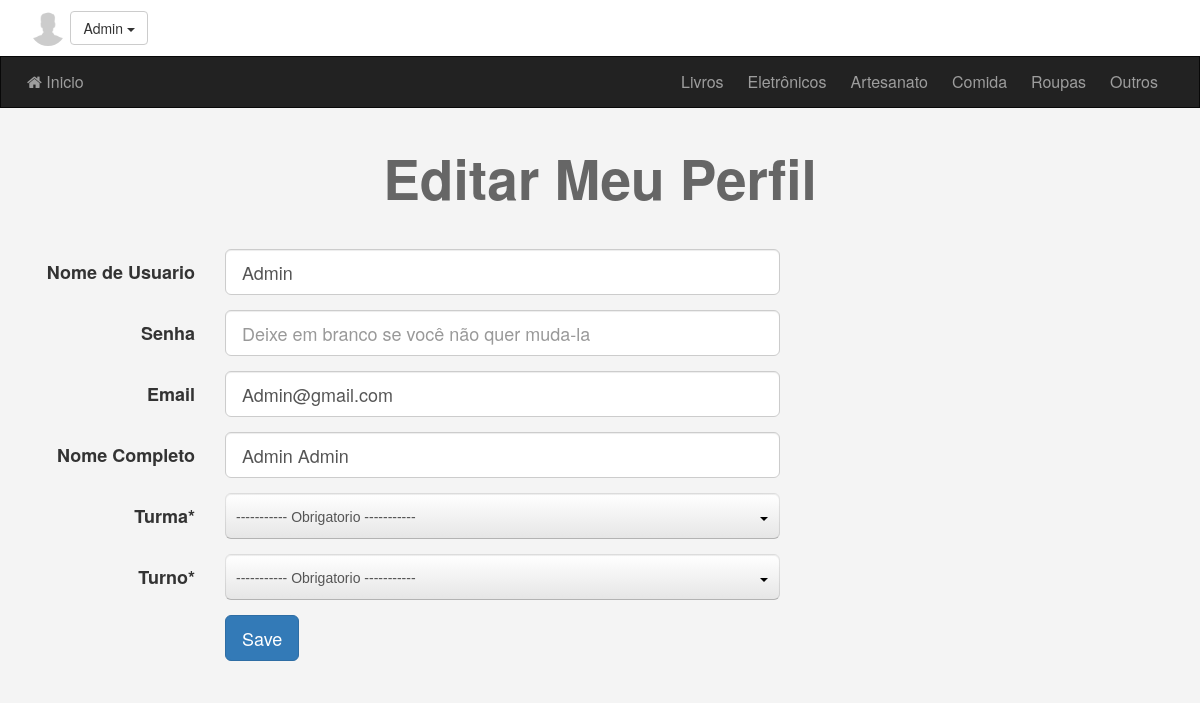
Page /editProfil.php (signed in) on the committed database.
### tables this page shows
CREATE TABLE `categories` (
  `ID` int(11) NOT NULL,
  `Name` varchar(255) NOT NULL,
  `Description` text NOT NULL,
  `parent` int(11) NOT NULL,
  `Ordering` int(11) DEFAULT NULL,
  `Visibility` tinyint(4) NOT NULL DEFAULT 0,
  `Allow_Comment` tinyint(4) NOT NULL DEFAULT 0,
  `Allow_Ads` tinyint(4) NOT NULL DEFAULT 0
);

CREATE TABLE `users` (
  `UserID` int(11) NOT NULL COMMENT 'To Identify User',
  `Username` varchar(255) NOT NULL COMMENT 'Username To Login',
  `Password` varchar(255) NOT NULL COMMENT 'Password To Login',
  `Email` varchar(255) NOT NULL,
  `FullName` varchar(255) NOT NULL,
  `GroupID` int(11) NOT NULL DEFAULT 0 COMMENT 'Identify User Group',
  `TrustStatus` int(11) NOT NULL DEFAULT 0 COMMENT 'Seller Rank',
  `RegStatus` int(11) NOT NULL DEFAULT 0 COMMENT 'User Approval',
  `Date` date NOT NULL,
  `avatar` varchar(255) NOT NULL,
  `Turma` varchar(2) NOT NULL,
  `Turno` varchar(255) NOT NULL
);

### init.php (called while the page is built, shortened)
<?php
	include 'admin/connect.php';
	$sessionUser = '';
	$sessionAvatar = '';
	if (isset($_SESSION['user'])) {
		$sessionUser = $_SESSION['user'];
		$sessionAvatar = $_SESSION['avatar'];
	}
	$tpl 	= 'includes/templates/';
	$func	= 'includes/functions/';
	$css 	= 'layout/css/';
	include $func . 'functions.php';
	include $tpl . 'header.php';

### includes/functions/functions.php (called while the page is built, shortened)
<?php
	function getAllFrom($field, $table, $where = NULL, $and = NULL, $orderfield, $ordering = "DESC") {
		global $con;
		$getAll = $con->prepare("SELECT $field FROM $table $where $and ORDER BY $orderfield $ordering");
		$getAll->execute();
		$all = $getAll->fetchAll();
		return $all;
	}

### editProfil.php (the view, shortened to what this page needs)
<?php
	include 'init.php';
function getSingleValue($con, $sql, $parameters){
    $q = $con->prepare($sql);
    $q->execute($parameters);
    return $q->fetchColumn();
}
$userid = getSingleValue($con, "SELECT UserID FROM users WHERE username=?", [$_SESSION['user']]);
$stmt = $con->prepare("SELECT * FROM users WHERE UserID = ? LIMIT 1");
$stmt->execute(array($userid));
$row = $stmt->fetch();
$count = $stmt->rowCount();
if ($count > 0) { ?>
    <h1 class="text-center">Editar Meu Perfil</h1>
    <div class="container">
        <form class="form-horizontal" action="UpdateProfile.php" method="POST" enctype="multipart/form-data">
            <div class="form-group form-group-lg">
                <label class="col-sm-2 control-label">Nome de Usuario</label>
                <div class="col-sm-10 col-md-6">
                    <input type="text" name="username" class="form-control" value="<?php echo $row['Username'] ?>" autocomplete="off"/>
                </div>
            </div>
            <div class="form-group form-group-lg">
                <label class="col-sm-2 control-label">Senha</label>
                <div class="col-sm-10 col-md-6">
                    <input type="password" name="newpassword" class="form-control" autocomplete="nova-senha" placeholder="Deixe em branco se você não quer muda-la" />
                </div>
            </div>
            <div class="form-group form-group-lg">
                <label class="col-sm-2 control-label">Email</label>
                <div class="col-sm-10 col-md-6">
                    <input type="email" name="email" value="<?php echo $row['Email'] ?>" class="form-control"/>
                </div>
            </div>
            <div class="form-group form-group-lg">
                <label class="col-sm-2 control-label">Nome Completo</label>
                <div class="col-sm-10 col-md-6">
                    <input type="text" name="full" value="<?php echo $row['FullName']; ?>" class="form-control"x />
                </div>
            </div>
            <div class="form-group form-group-lg">
                <label class="col-sm-2 control-label">Turma*</label>
                <div class="col-sm-10 col-md-6">
			    <select class="form-control" name="turma" required>
			    </select>
                </div>
		    </div>
            <div class="form-group form-group-lg">
                <label class="col-sm-2 control-label">Turno*</label>
                <div class="col-sm-10 col-md-6">
		    	<select class="form-control" name="turno" required>
			    </select>
                </div>
            </div>
            <div class="form-group form-group-lg">
                <div class="col-sm-offset-2 col-sm-10">
                    <input type="submit" value="Save" class="btn btn-primary btn-lg" />
                </div>
            </div>
        </form>
    </div>
<?php include $tpl . 'footer.php'; }?>

### includes/templates/header.php (shortened to what this page needs)
<!DOCTYPE html>
<html>
	<head>
		<link rel="stylesheet" href="<?php echo $css ?>bootstrap.min.css" />
		<link rel="stylesheet" href="<?php echo $css ?>font-awesome.min.css" />
		<link rel="stylesheet" href="<?php echo $css ?>jquery-ui.css" />
		<link rel="stylesheet" href="<?php echo $css ?>jquery.selectBoxIt.css" />
		<link rel="stylesheet" href="<?php echo $css ?>front.css" />
	</head>
	<body>
	<div class="upper-bar">
		<div class="container">
			<?php
				if (isset($_SESSION['user'])) {
			?>
				<img class="my-image img-circle" src="admin/uploads/avatars/<?php echo $sessionAvatar ?>" alt="" />
				<div class="btn-group my-info">
					<span class="btn btn-default dropdown-toggle" data-toggle="dropdown">
						<?php echo $sessionUser ?>
						<span class="caret"></span>
					</span>
				</div>
				<?php
				} else {
			?>
			<a href="login.php">
				<span class="pull-right">Login/Signup</span>
			</a>
			<?php } ?>
		</div>
	</div>
	<nav class="navbar navbar-inverse">
	  <div class="container">
	    <div class="navbar-header">
	      <a class="navbar-brand" href="index.php"><i class="fa fa-home" aria-hidden="true"></i> Inicio</a>
	    </div>
	    <div class="collapse navbar-collapse" id="app-nav">
	      <ul class="nav navbar-nav navbar-right">
	      <?php
	      	$allCats = getAllFrom("*", "categories", "where parent = 0", "", "ID", "ASC");
			foreach ($allCats as $cat) {
				echo
				'<li>
					<a href="categories.php?pageid=' . $cat['ID'] . '">
						' . $cat['Name'] . '
					</a>
				</li>';
			}
	      ?>
	      </ul>
	    </div>
	  </div>
	</nav>

### layout/css/front.css (style rules this page uses)
body { background-color: #F4F4F4; font-size: 16px; }
h1 { font-size: 55px; margin: 40px 0; font-weight: bold; color: #666; }
.navbar { border-radius: 0; margin-bottom: 0; }
.nav > li > a, .navbar-brand { padding: 15px 12px; }
.navbar-brand { font-size: 1em; }
.form-control { position: relative; }
.upper-bar { padding: 10px; background-color: #FFF }
.my-image { width: 36px; height: 36px; }

### rows in the picture
categories: Name "Livros"
categories: Name "Eletrônicos"
categories: Name "Artesanato"
categories: Name "Comida"
categories: Name "Roupas"
categories: Name "Outros"
users: username "Admin", email "Admin@gmail.com", full "Admin Admin"

### other values in the picture
$sessionUser "Admin"
